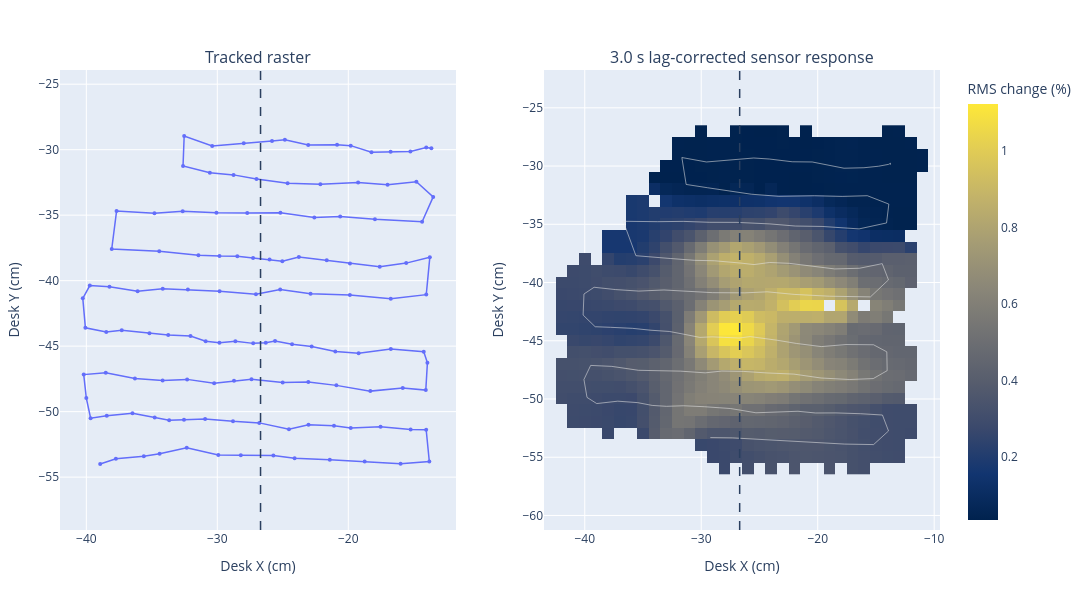

The notebook cell saved with this chart:
### Code cell
def smoothed_grid(samples, step=1.0, radius=3.0, sigma=1.5):
    grid_x = [value for value in range(-43, -9)]
    grid_y = [value for value in range(-56, -26)]
    grid_z = []
    for y in grid_y:
        row_values = []
        for x in grid_x:
            weighted = total = 0.0
            neighbors = 0
            for sample in samples:
                distance2 = (sample['x']-x)**2 + (sample['y']-y)**2
                if distance2 <= radius*radius:
                    weight = math.exp(-0.5*distance2/(sigma*sigma))
                    weighted += weight*sample['response']
                    total += weight
                    neighbors += 1
            row_values.append(weighted/total if neighbors >= 2 and total else None)
        grid_z.append(row_values)
    return grid_x, grid_y, grid_z

grid_x, grid_y, grid_z = smoothed_grid(corrected)
figure = make_subplots(rows=1, cols=2, subplot_titles=('Tracked raster', '3.0 s lag-corrected sensor response'))
figure.add_trace(go.Scatter(
    x=[row['x'] for row in raw_position_rows], y=[row['y'] for row in raw_position_rows],
    mode='lines+markers', marker=dict(size=4), line=dict(width=1.5),
    hovertemplate='x %{x:.2f} cm<br>y %{y:.2f} cm<extra></extra>', showlegend=False,
), row=1, col=1)
figure.add_trace(go.Heatmap(
    x=grid_x, y=grid_y, z=grid_z, colorscale='Cividis', connectgaps=False,
    colorbar=dict(title='RMS change (%)'),
    hovertemplate='x %{x:.1f} cm<br>y %{y:.1f} cm<br>response %{z:.3f}%<extra></extra>',
), row=1, col=2)
figure.add_trace(go.Scatter(
    x=[row['x'] for row in corrected], y=[row['y'] for row in corrected],
    mode='lines', line=dict(color='rgba(230,230,230,.55)', width=1), hoverinfo='skip', showlegend=False,
), row=1, col=2)
figure.add_vline(x=SOURCE_X_CM, line_dash='dash', line_width=1.5, row=1, col=1)
figure.add_vline(x=SOURCE_X_CM, line_dash='dash', line_width=1.5, row=1, col=2)
figure.update_xaxes(title_text='Desk X (cm)', row=1, col=1)
figure.update_xaxes(title_text='Desk X (cm)', row=1, col=2)
figure.update_yaxes(title_text='Desk Y (cm)', scaleanchor='x', scaleratio=1, row=1, col=1)
figure.update_yaxes(title_text='Desk Y (cm)', scaleanchor='x2', scaleratio=1, row=1, col=2)
figure.update_layout(height=590, width=1120, margin=dict(l=60, r=80, t=70, b=60))
figure.show()

### Figure 1 — Plotly figure (JSON) as saved in the notebook; plotly's stock layout.template omitted (floating-point values rounded to 4 significant figures; data arrays with more than 128 entries replaced by an {"elided": "..."} marker saying what was removed)
{"data": [{"hovertemplate": "x %{x:.2f} cm<br>y %{y:.2f} cm<extra></extra>", "line": {"width": 1.5}, "marker": {"size": 4}, "mode": "lines+markers", "showlegend": false, "type": "scatter", "x": [-13.66, -14.05, -15.26, -16.77, -18.23, -19.81, -20.86, -23.06, -24.84, -25.82, -27.98, -30.39, -32.53, -32.62, -30.57, -28.76, -27.01, -24.63, -22.13, -19.25, -17.0, -14.8, -13.52, -14.36, -17.97, -20.62, -22.59, -25.18, -27.72, -30.07, -32.64, -34.8, -37.69, -38.06, -34.43, -31.44, -29.83, -28.47, -27.27, -26.01, -25.04, -23.77, -21.65, -19.87, -17.6, -15.58, -13.77, -14.05, -16.76, -19.88, -22.88, -25.2, -27.05, -29.83, -32.25, -34.17, -36.09, -38.23, -39.73, -40.27, -40.07, -38.48, -37.3, -35.18, -33.75, -32.05, -30.89, -29.84, -28.62, -27.26, -26.3, -25.59, -24.29, -22.8, -20.99, -19.21, -16.75, -14.24, -13.96, -14.08, -15.84, -18.32, -20.91, -23.05, -25.01, -27.39, -28.72, -30.24, -32.3, -34.18, -36.29, -38.52, -40.2, -40.0, -39.67, -38.44, -36.48, -34.78, -33.68, -32.54, -30.93, -28.8, -26.79, -24.53, -23.04, -21.09, -19.81, -17.54, -15.24, -14.05, -13.81, -16.01, -18.75, -21.41, -24.1, -25.72, -28.21, -29.92, -32.34, -34.4, -35.61, -37.74, -38.94], "xaxis": "x", "y": [-29.9, -29.84, -30.13, -30.16, -30.2, -29.69, -29.62, -29.64, -29.24, -29.34, -29.51, -29.72, -28.96, -31.25, -31.76, -31.92, -32.24, -32.56, -32.63, -32.5, -32.68, -32.45, -33.6, -35.5, -35.32, -35.11, -35.17, -34.82, -34.84, -34.82, -34.7, -34.85, -34.68, -37.58, -37.75, -38.06, -38.12, -38.13, -38.26, -38.39, -38.51, -38.19, -38.45, -38.69, -38.94, -38.66, -38.21, -41.07, -41.38, -41.09, -40.99, -40.68, -41.04, -40.8, -40.67, -40.61, -40.81, -40.46, -40.38, -41.35, -43.6, -43.92, -43.79, -44.01, -44.15, -44.23, -44.63, -44.74, -44.62, -44.79, -44.74, -44.6, -44.86, -45.03, -45.4, -45.54, -45.22, -45.42, -46.28, -48.36, -48.19, -48.43, -47.99, -47.75, -47.77, -47.53, -47.65, -47.82, -47.54, -47.63, -47.47, -47.04, -47.17, -48.96, -50.5, -50.31, -50.12, -50.44, -50.66, -50.61, -50.56, -50.74, -50.86, -51.35, -51.0, -51.08, -51.25, -51.16, -51.36, -51.38, -53.81, -53.97, -53.81, -53.67, -53.56, -53.35, -53.33, -53.3, -52.75, -53.22, -53.4, -53.6, -54.0], "yaxis": "y"}, {"colorbar": {"title": {"text": "RMS change (%)"}}, "colorscale": [[0.0, "#00224e"], [0.1111, "#123570"], [0.2222, "#3b496c"], [0.3333, "#575d6d"], [0.4444, "#707173"], [0.5556, "#8a8678"], [0.6667, "#a59c74"], [0.7778, "#c3b369"], [0.8889, "#e1cc55"], [1.0, "#fee838"]], "connectgaps": false, "hovertemplate": "x %{x:.1f} cm<br>y %{y:.1f} cm<br>response %{z:.3f}%<extra></extra>", "type": "heatmap", "x": [-43, -42, -41, -40, -39, -38, -37, -36, -35, -34, -33, -32, -31, -30, -29, -28, -27, -26, -25, -24, -23, -22, -21, -20, -19, -18, -17, -16, -15, -14, -13, -12, -11, -10], "xaxis": "x2", "y": [-56, -55, -54, -53, -52, -51, -50, -49, -48, -47, -46, -45, -44, -43, -42, -41, -40, -39, -38, -37, -36, -35, -34, -33, -32, -31, -30, -29, -28, -27], "yaxis": "y2", "z": {"elided": "30x34 float values"}}, {"hoverinfo": "skip", "line": {"color": "rgba(230,230,230,.55)", "width": 1}, "mode": "lines", "showlegend": false, "type": "scatter", "x": [-13.76, -13.75, -13.93, -14.77, -16.03, -17.74, -19.12, -20.47, -22.19, -24.15, -25.49, -27.1, -29.55, -31.66, -31.3, -29.46, -27.69, -25.7, -23.33, -20.28, -17.9, -15.74, -13.89, -14.09, -16.44, -19.62, -21.92, -24.11, -26.93, -29.27, -31.55, -33.75, -36.69, -35.61, -32.65, -30.56, -28.87, -27.74, -26.59, -25.47, -24.12, -22.43, -20.6, -18.54, -16.41, -14.46, -13.92, -15.47, -18.99, -22.03, -24.33, -26.26, -29.02, -31.25, -33.2, -35.36, -37.35, -39.2, -40.07, -40.14, -39.11, -37.79, -35.91, -34.31, -32.74, -31.39, -30.13, -29.07, -27.86, -26.73, -25.79, -24.81, -23.5, -21.83, -19.68, -17.57, -15.21, -14.07, -14.04, -15.23, -17.25, -19.71, -22.04, -24.36, -26.36, -28.23, -29.66, -31.8, -33.5, -35.39, -37.68, -39.49, -40.07, -39.81, -38.97, -37.17, -35.47, -34.21, -32.99, -31.51, -29.72, -27.49, -25.31, -23.66, -21.69, -20.19, -18.43, -16.32, -14.44, -13.92, -15.2, -17.69, -20.36, -23.19, -25.08, -27.32, -29.22], "xaxis": "x2", "y": [-29.88, -29.76, -29.86, -30.01, -30.14, -30.19, -29.92, -29.65, -29.63, -29.4, -29.31, -29.44, -29.65, -29.27, -31.58, -31.86, -32.12, -32.42, -32.6, -32.55, -32.61, -32.55, -33.27, -34.88, -35.4, -35.19, -35.15, -34.97, -34.84, -34.83, -34.75, -34.78, -34.74, -37.7, -37.94, -38.09, -38.13, -38.21, -38.33, -38.46, -38.28, -38.35, -38.59, -38.83, -38.77, -38.38, -39.77, -41.23, -41.17, -41.02, -40.8, -40.89, -40.87, -40.72, -40.64, -40.73, -40.61, -40.41, -40.99, -42.79, -43.79, -43.85, -43.93, -44.1, -44.2, -44.46, -44.71, -44.66, -44.71, -44.76, -44.64, -44.76, -44.95, -45.23, -45.5, -45.33, -45.34, -45.95, -47.57, -48.25, -48.33, -48.2, -47.86, -47.76, -47.63, -47.6, -47.76, -47.61, -47.6, -47.54, -47.2, -47.12, -48.33, -49.86, -50.39, -50.19, -50.31, -50.55, -50.63, -50.58, -50.66, -50.82, -51.18, -51.15, -51.05, -51.2, -51.19, -51.26, -51.38, -52.74, -53.91, -53.87, -53.72, -53.6, -53.44, -53.34, -53.31], "yaxis": "y2"}], "layout": {"annotations": [{"font": {"size": 16}, "showarrow": false, "text": "Tracked raster", "x": 0.225, "xanchor": "center", "xref": "paper", "y": 1.0, "yanchor": "bottom", "yref": "paper"}, {"font": {"size": 16}, "showarrow": false, "text": "3.0 s lag-corrected sensor response", "x": 0.775, "xanchor": "center", "xref": "paper", "y": 1.0, "yanchor": "bottom", "yref": "paper"}], "height": 590, "margin": {"b": 60, "l": 60, "r": 80, "t": 70}, "shapes": [{"line": {"dash": "dash", "width": 1.5}, "type": "line", "x0": -26.7, "x1": -26.7, "xref": "x", "y0": 0, "y1": 1, "yref": "y domain"}, {"line": {"dash": "dash", "width": 1.5}, "type": "line", "x0": -26.7, "x1": -26.7, "xref": "x2", "y0": 0, "y1": 1, "yref": "y2 domain"}], "width": 1120, "xaxis": {"anchor": "y", "domain": [0.0, 0.45], "title": {"text": "Desk X (cm)"}}, "xaxis2": {"anchor": "y2", "domain": [0.55, 1.0], "title": {"text": "Desk X (cm)"}}, "yaxis": {"anchor": "x", "domain": [0.0, 1.0], "scaleanchor": "x", "scaleratio": 1, "title": {"text": "Desk Y (cm)"}}, "yaxis2": {"anchor": "x2", "domain": [0.0, 1.0], "scaleanchor": "x2", "scaleratio": 1, "title": {"text": "Desk Y (cm)"}}}}
